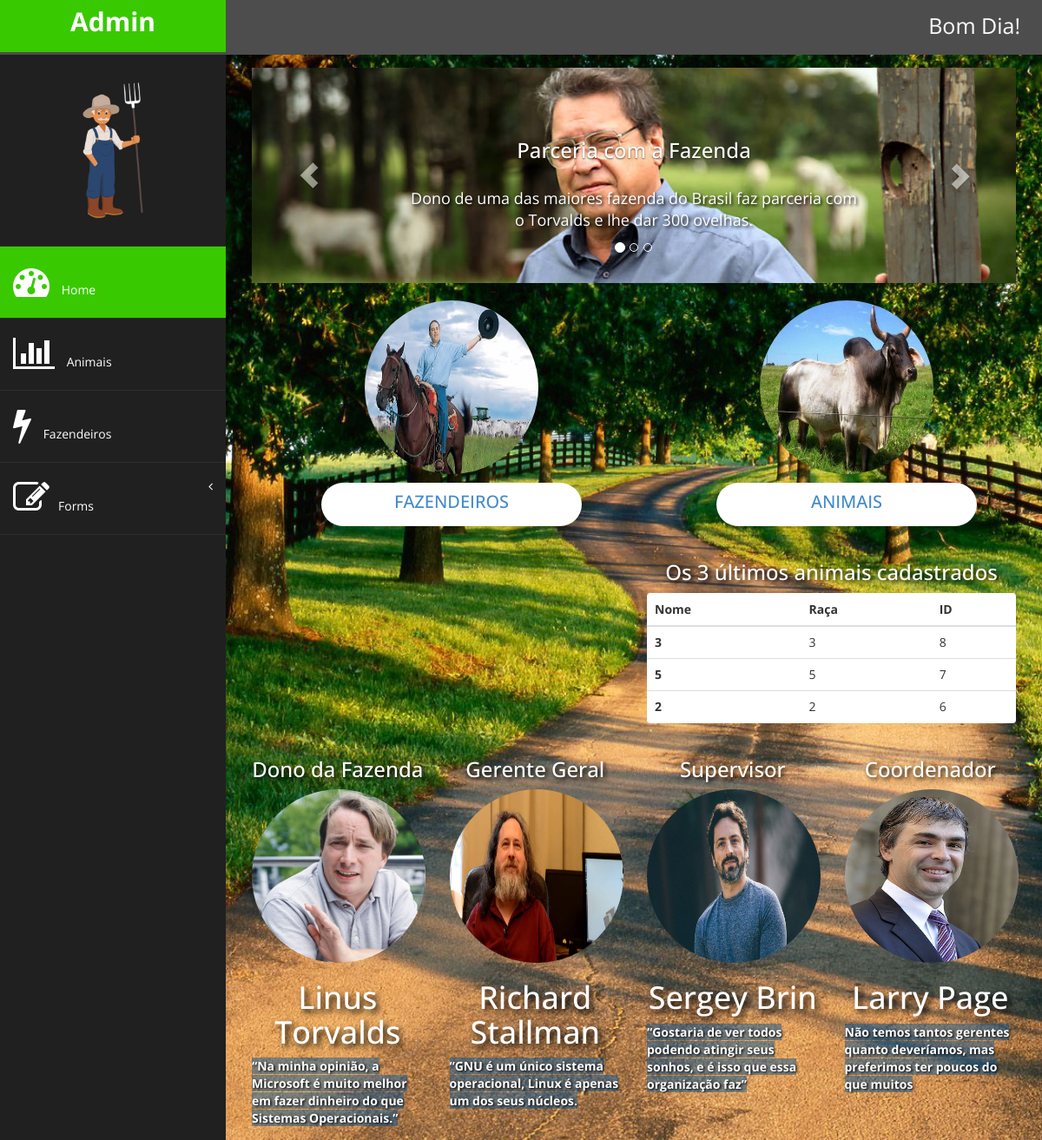
/gestao/, run on an earlier commit of the app's database.
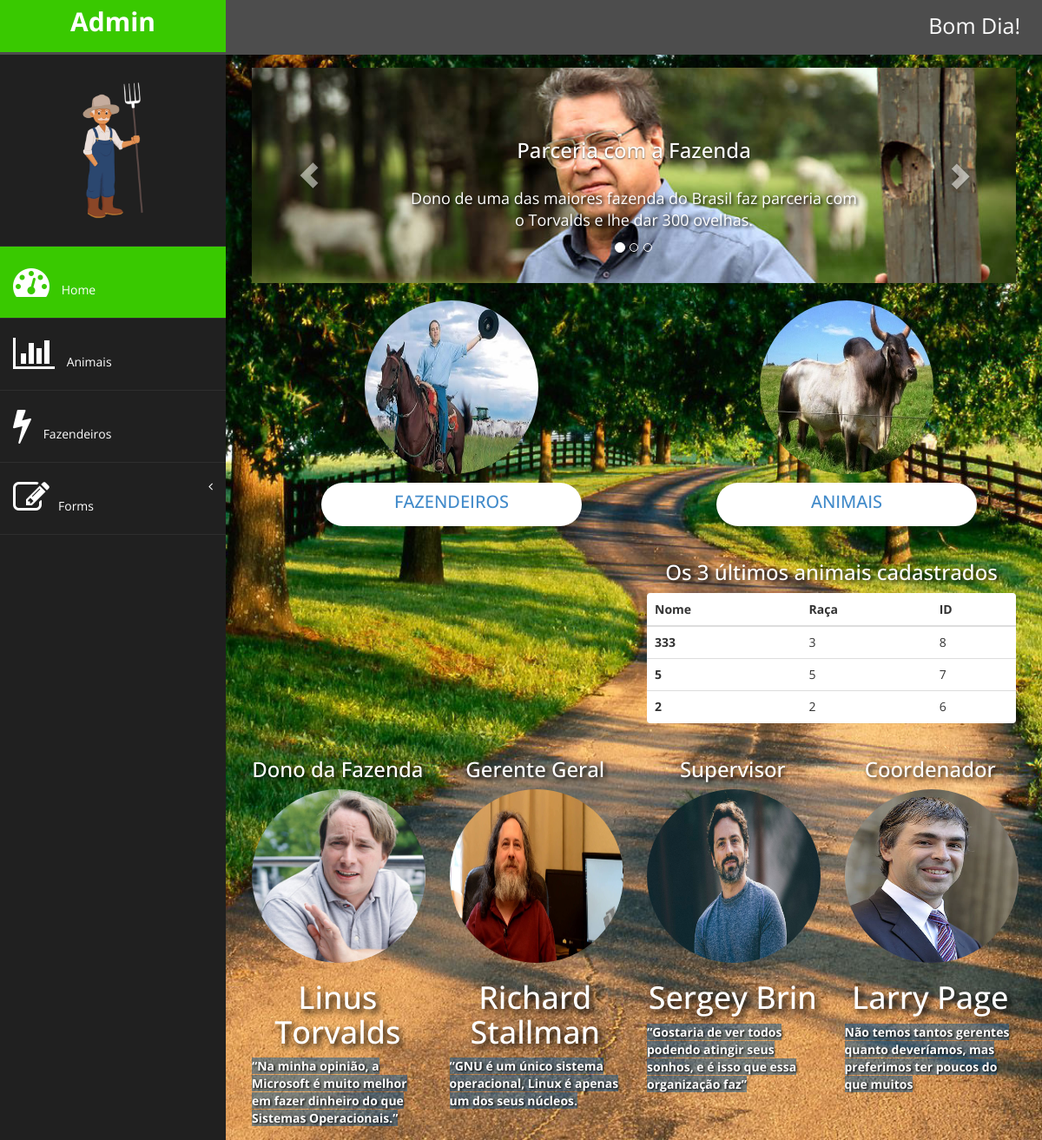
And on a later commit of the database.
### gestao/models.py (models this page shows)
class Animal(models.Model):
      nome = models.CharField(max_length=20)
      sexo = models.CharField(max_length=1, choices=[('M','Macho'),('F','Fêmea')])
      raca = models.CharField(max_length=20, verbose_name='Raça')
      cientifico = models.CharField(max_length=20, verbose_name='Nome Científico')
      peso = models.DecimalField(max_digits=6, decimal_places=2)
      tamanho = models.DecimalField(max_digits=5,decimal_places=2)
      expectativa = models.IntegerField(verbose_name='Expectativa de Vida')
      tipo_criacao = models.CharField(max_length=10, choices=[('Abate','Abate'),('Reprodutor','Reprodutor')])

### gestao/views.py (the view)
# urls.py: 2. Add a URL to urlpatterns:  path('', views.home, name='home')
def home(request):
      lista = []
      animais = Animal.objects.all()
      for c in animais[::-1]:
            if len(lista) == 3:
                  break
            else:
                  lista.append(c)
      return render(request, 'home.html', {'lista':lista, 'animal':lista[0], 'turno':horario()})

### gestao/views.py (called while the page is built)
def horario():
      data_e_hora_atuais = datetime.today() - timedelta(hours=3)
      if data_e_hora_atuais.hour >= 6 and data_e_hora_atuais.hour < 12:
            return 'Bom Dia!'
      elif data_e_hora_atuais.hour >= 12 and data_e_hora_atuais.hour < 18:
            return 'Boa Tarde!'
      else:
            return 'Boa Noite!'

### gestao/templates/home.html (shortened to what the changed rows need)
{% extends 'base.html' %}
{% load static %}
{% block conteudo %}
<div class="row">
    <div class="col-md-6">
        <div class="row">
            <div class="col-md-12">
                <table class="table panel">
                    <thead>
                        <tr>
                            <th>Nome</th>
                            <th>Raça</th>
                            <th>ID</th>
                        </tr>
                    </thead>
                    <tbody>
                        {% for c in lista %}
                        <tr>
                            <th>{{c.nome}}</th>
                            <td>{{c.raca}}</td>
                            <td>{{c.id}}</td>
                        </tr>
                        {% endfor %}
                    </tbody>
                </table>
            </div>
        </div>
    </div>
</div>
<div class="row">
    <div class="col-md-3">
        <div class="nome-frase">
            <h1>Linus Torvalds</h1>
        </div>
    </div>
    <div class="col-md-3">
        <div class="nome-frase">
            <h1>Richard Stallman</h1>
        </div>
    </div>
    <div class="col-md-3">
        <div class="nome-frase">
            <h1>Sergey Brin</h1>
        </div>
    </div>
    <div class="col-md-3">
        <div class="nome-frase">
            <h1>Larry Page</h1>
        </div>
    </div>
</div>
{% endblock %}

What changed in the data, as far as the page shows it:
changed Animal id 8: nome "3" → "333"
